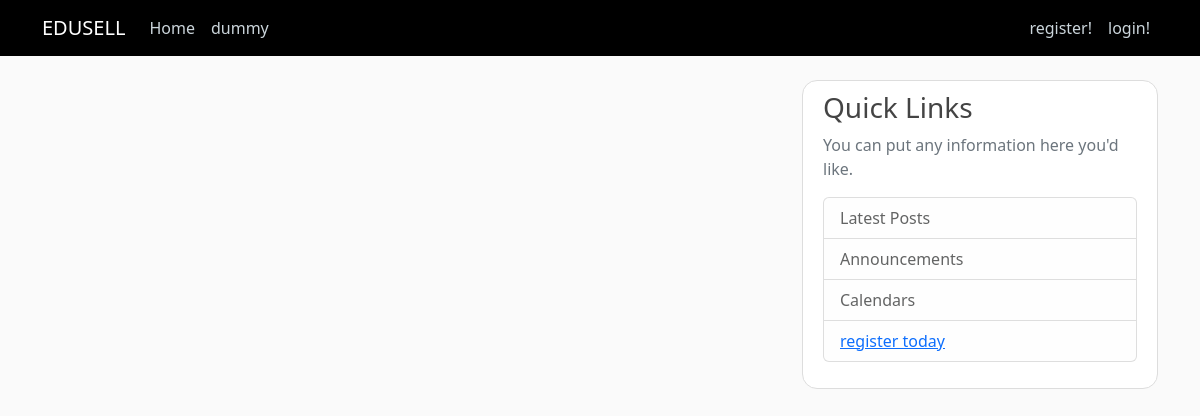
Before: / with the older database file.
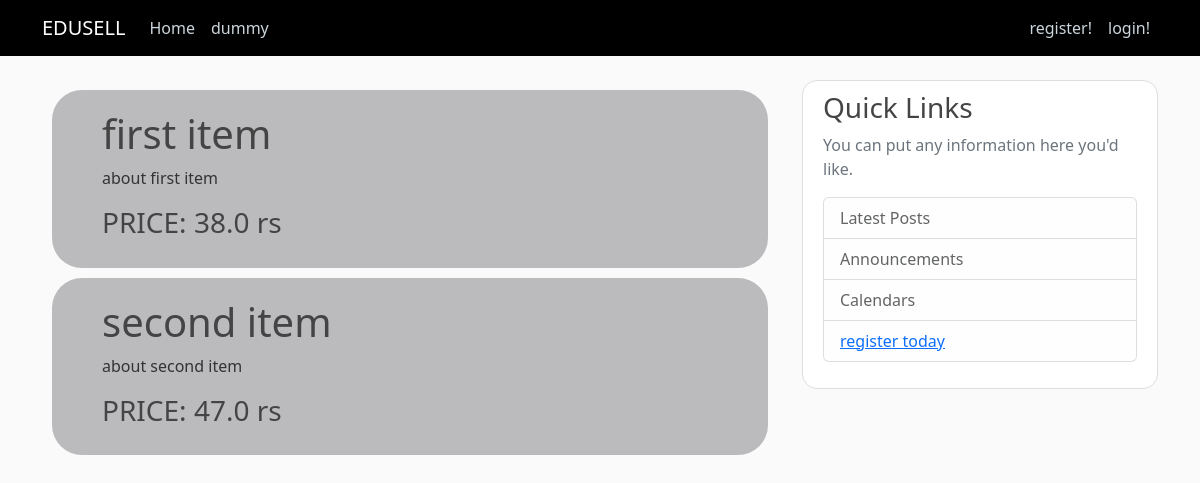
After: the same page with the newer database file.
### tables this page shows
CREATE TABLE posts (
    id INTEGER PRIMARY KEY AUTOINCREMENT,
    created TIMESTAMP NOT NULL DEFAULT CURRENT_TIMESTAMP,
    title VARCHAR NOT NULL,
    content VARCHAR NOT NULL,
    price FLOAT NOT NULL,
    seller_ID INTEGER NOT NULL,
    seller_name VARCHAR ,
    FOREIGN KEY(seller_ID) REFERENCES suser(id)
);

### app.py (the view)
@app.route('/')
def home():
    conn = get_db_connection()
    posts = conn.execute('SELECT * FROM posts').fetchall()
    conn.close()
    return render_template('home.html', posts=posts, title='home')

### app.py (called while the page is built)
def get_db_connection():
    conn = sqlite3.connect('database.db')
    conn.row_factory = sqlite3.Row
    return conn

### templates/home.html (shortened to what this page needs)
{% extends "layout.html" %}
{% block content %}
    {% for post in posts %}
        <div class="post ">
            <h1>{{ post['title'] }}</h1>
            <p>{{ post['content'] }}</p>
            <h3>PRICE: {{ post['price'] }} rs</h3>
        </div>
    {% endfor %}
{% endblock content %}
{% block sidebar %}
<div class="col-md-4">
    <div class="content-section rounded-corner">
      <h3>Quick Links</h3>
      <p class='text-muted'>You can put any information here you'd like.
        <ul class="list-group">
          <li class="list-group-item list-group-item-light">Latest Posts</li>
          <li class="list-group-item list-group-item-light">Announcements</li>
          <li class="list-group-item list-group-item-light">Calendars</li>
          <li class="list-group-item list-group-item-light"><a href="{{ url_for('register') }}">register today</a></li>
        </ul>
      </p>
    </div>
</div>
{% endblock sidebar %}

### templates/layout.html (shortened to what this page needs)
<!DOCTYPE html>
<html>
<head>
    <link href="https://cdn.jsdelivr.net/npm/bootstrap@5.2.3/dist/css/bootstrap.min.css" rel="stylesheet">
    <link rel="stylesheet" type="text/css" href="{{ url_for('static', filename='main.css') }}">
</head>
<body>
    <header class="site-header">
        <nav class="navbar navbar-expand-md navbar-dark bg-black fixed-top">
          <div class="container">
            <a class="navbar-brand mr-4" href="/">EDUSELL</a>
            <div class="collapse navbar-collapse" id="navbarToggle">
              <div class="navbar-nav mr-auto">
                <a class="nav-item nav-link" href="{{ url_for('home') }}">Home</a>
                <a class="nav-item nav-link" href="{{ url_for('home') }}">dummy</a>
              </div>
              <div class="nav navbar-nav navbar-right">
                <a class="nav-item nav-link " href="{{ url_for('register') }}">register!</a>
                <a class="nav-item nav-link " href="{{ url_for('login') }}">login!</a>
              </div>
            </div>
          </div>
        </nav>
    </header>
    <main role="main" class="container top" >
      <div class="row">
        <div class="col-md-8">
          {% block content %}{% endblock %}
        </div>
        {% block sidebar %}{% endblock sidebar %}
      </div>
    </main>
</body>
</html>

### static/main.css (style rules this page uses)
.post { padding: 20px; padding-left: 50px; margin: 10px; background-color: rgb(187, 187, 190); border-radius: 30px; }
.navbar-right { margin-left: auto; }
body { background: #fafafa; color: #333333; margin-top: 5rem; }
h1, h2, h3, h4, h5, h6 { color: #444444; }
.site-header .navbar-nav .nav-link { color: #cbd5db; }
.content-section { background: #ffffff; padding: 10px 20px; border: 1px solid #dddddd; border-radius: 3px; margin-bottom: 20px; }
.rounded-corner { border-radius: 15px; }

Changed rows visible on the page:
added posts: title "first item", content "about first item", price "38.0"
added posts: title "second item", content "about second item", price "47.0"
